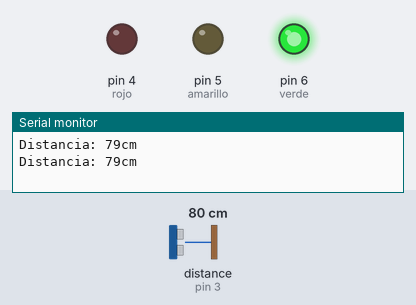
The sketch below on a simulated Arduino Uno, built with avr-gcc and run on an emulated ATmega328P. Parts: output pins drawn as LEDs (lit = HIGH), the last lines printed to the serial monitor. Wiring (inferred from the names in the program): ultrasonic range finder: trigger pin 2; echo pin 3. The inputs (shaded band) are chosen by the test bench; at power-on: distance to the obstacle (sensor on pin 3) 80 cm. The echo pulse lasts 58.3 µs per cm; pins used as bus, display or sensor lines are not drawn.

Above: at 1.8 s.
1.9 s: distance to the obstacle (sensor on pin 3) set to 13 cm
3.7 s: distance to the obstacle (sensor on pin 3) set to 10 cm
At 5.6 s:
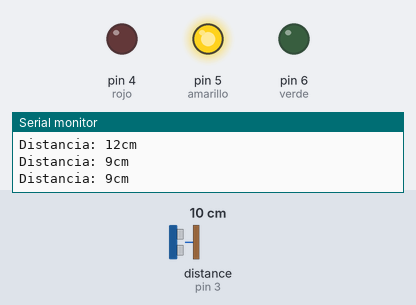
6.0 s: distance to the obstacle (sensor on pin 3) set to 8 cm
7.7 s: distance to the obstacle (sensor on pin 3) set to 5 cm
At 9.0 s:
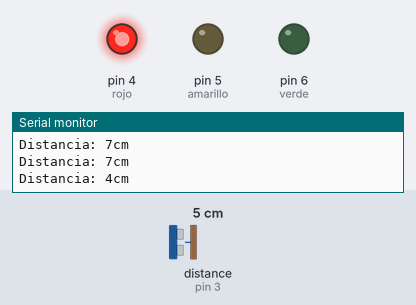
10.0 s: distance to the obstacle (sensor on pin 3) set to 9 cm
At 11.7 s:
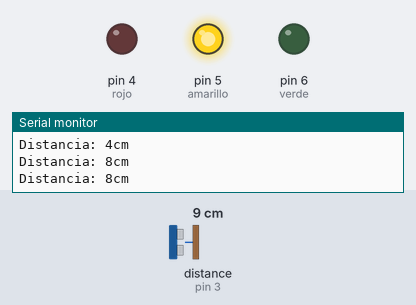
12.0 s: distance to the obstacle (sensor on pin 3) set to 2 cm
At 13.5 s:
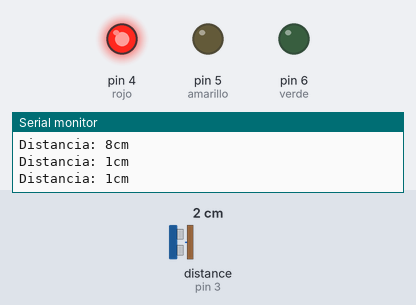
Timing chart, 0 to 15.0 s (numbered marks = the images above; inputs shaded):
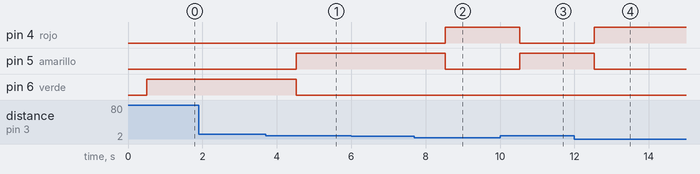

Measured:
- the behaviour switches between 12 and 11 cm on distance to the obstacle (sensor on pin 3) (found by bisection; images 0 and 1)
- the behaviour switches between 7 and 6 cm on distance to the obstacle (sensor on pin 3) (found by bisection; images 1 and 2)
- after the input at 3.7 s, pin 5 (amarillo): LOW → HIGH after 0.82 s; pin 6 (verde): HIGH → LOW after 0.82 s
- after the input at 7.7 s, pin 4 (rojo): LOW → HIGH after 0.83 s; pin 5 (amarillo): HIGH → LOW after 0.83 s
- after the input at 10.0 s, pin 4 (rojo): HIGH → LOW after 0.53 s; pin 5 (amarillo): LOW → HIGH after 0.53 s
- after the input at 12.0 s, pin 4 (rojo): LOW → HIGH after 0.54 s; pin 5 (amarillo): HIGH → LOW after 0.54 s

The sketch:

1_detector_de_distancias1.ino
```cpp
// C++ code
//
int trig=2;
int echo=3;
int tiempo;
int distancia;
//declarando los leds
int rojo=4;
int amarillo=5;
int verde=6;


void setup()
{
  Serial.begin(9600);
  pinMode(trig,OUTPUT);
  pinMode(echo,INPUT);
  pinMode(rojo,OUTPUT);
  pinMode(amarillo,OUTPUT);
  pinMode(verde,OUTPUT);
}

void loop()
{
  digitalWrite(trig,HIGH);
  delay(1);
  digitalWrite(trig,LOW);
  tiempo=pulseIn(echo,HIGH);
  distancia=tiempo/58.2; //este valor me permite conocer la distancia en cm
  Serial.print("Distancia: ");
  Serial.print(distancia);
  Serial.println("cm");
  delay(500);

  //VERIFICACION DE LA DISTANCIA , las distancias se colocaron en 5 10 debido a que al momento de realizar la prueba fisica los valores de 100 200 etc, no eran posibles detectarlos
  if (distancia <= 5){
    digitalWrite(rojo,HIGH);
    digitalWrite(amarillo,LOW);
    digitalWrite(verde,LOW);
  }else if (distancia > 5 && distancia <= 10){
    digitalWrite(rojo,LOW);
    digitalWrite(amarillo,HIGH);
    digitalWrite(verde,LOW);
  }else{
    digitalWrite(rojo,LOW);
    digitalWrite(amarillo,LOW);
    digitalWrite(verde,HIGH);
  }
  delay(500);
}
```
